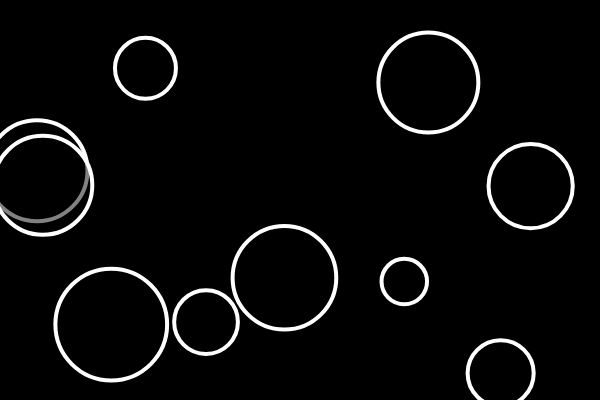
Frame 1 (no input)
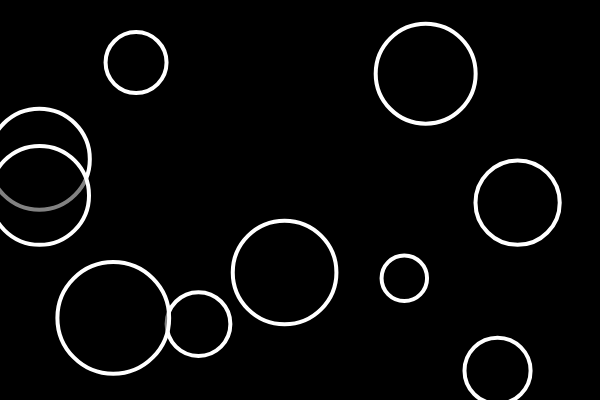
Frame 60 (no input)
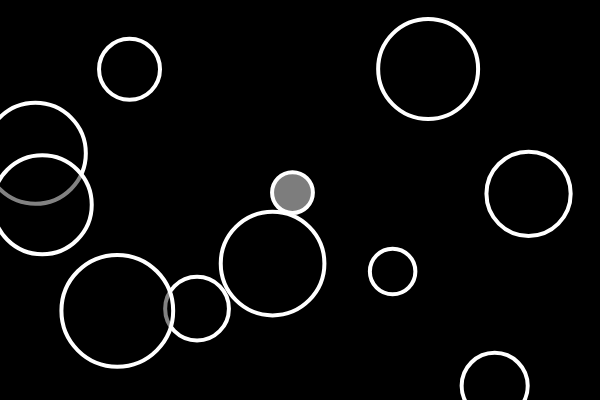
Frame 120 (the mouse pressed at the canvas centre since frame 60)

The p5.js sketch that drew these frames (run headless with seeded random() and noise() and a simulated clock; from frame 60 on, the mouse is pressed at the canvas centre):

// p5.js sketch
// ── sketch.js
// https://editor.p5js.org/jht1493/sketches/TCx3dZ1qF
// delete from array

let bubbles = [];

function setup() {
  createCanvas(600, 400);
  for (let i = 0; i < 10; i++) {
    let x = random(width);
    let y = random(height);
    addBubble(x, y);
  }
}

function addBubble(x, y) {
  let r = random(20, 60);
  let b = new Bubble(x, y, r);
  bubbles.push(b);
}

function mousePressed() {
  // we must delete by examining the elements
  // from top to bottom of the array
  // need to use for loop
  let someDeleted = false;
  for (let i = bubbles.length - 1; i >= 0; i--) {
    if (bubbles[i].contains(mouseX, mouseY)) {
      // delete 1 an element from the array
      bubbles.splice(i, 1);
      someDeleted = true;
    }
  }
  if (!someDeleted) {
    addBubble(mouseX, mouseY)
  }
}

function draw() {
  background(0);
  for (let i = 0; i < bubbles.length; i++) {
    let bub = bubbles[i];
    if (bub.contains(mouseX, mouseY)) {
      bub.changeColor(255);
    } else {
      bub.changeColor(0);
    }
    bub.run();
  }
}

class Bubble {
  constructor(x, y, r) {
    this.x = x;
    this.y = y;
    this.r = r;
    this.brightness = 0;
  }

  changeColor(bright) {
    this.brightness = bright;
  }

  contains(px, py) {
    let d = dist(px, py, this.x, this.y);
    if (d < this.r) {
      return true;
    } else {
      return false;
    }
  }

  run() {
    this.move();
    this.show();
  }

  move() {
    this.x = this.x + random(-2, 2);
    this.y = this.y + random(-2, 2);
  }

  show() {
    stroke(255);
    strokeWeight(4);
    fill(this.brightness, 125);
    ellipse(this.x, this.y, this.r * 2);
  }
}

// Removing Objects from Arrays
// Code! Programming with p5.js
// The Coding Train / Daniel Shiffman
// https://thecodingtrain.com/beginners/p5js/7.5-removing-objects-from-array.html
// https://youtu.be/tA_ZgruFF9k

// Main Sketch: https://editor.p5js.org/codingtrain/sketches/smC4Jedi
// Trail Sketch: https://editor.p5js.org/codingtrain/sketches/9Ve9S6Mx
